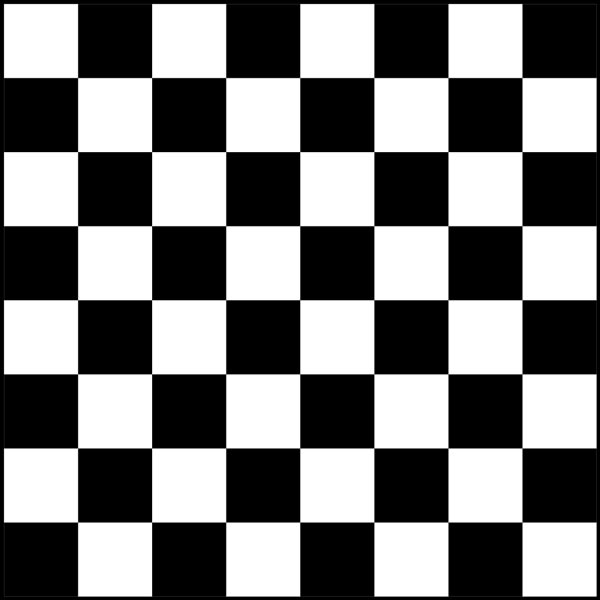
#> input picture Corner Detector Deep Dive_Project 15/chessboardtessellation_input.jpg, 600 x 600 px, found by its file name
$ python main.py   (older library calls are emulated)
#> lines starting #> are read from the running program, lines starting #| are printed output that depends on the picture; after the words box and inside, x2 and y2 are one past the last pixel; in counts of white or black regions, pixels touching at a corner belong together
import cv2
import numpy as np
import os

# =====================================================
# CONFIGURATION
# =====================================================

IMAGE_PATH = r"C:\Users\Khushboo\Desktop\CV Projects\Corner Detector Deep Dive_Project 15\chessboardtessellation_input.jpg"

OUTPUT_DIR = "outputs"

os.makedirs(OUTPUT_DIR, exist_ok=True)

# =====================================================
# LOAD IMAGE
# =====================================================

img = cv2.imread(IMAGE_PATH)
#> img is the input picture: shape (600, 600, 3); min 0, max 255, mean 124.5

if img is None:
    raise Exception(
        f"\nCould not load image:\n{IMAGE_PATH}\n"
    )

gray = cv2.cvtColor(img, cv2.COLOR_BGR2GRAY)

print("\n[INFO] Image Loaded Successfully")
print("[INFO] Shape:", gray.shape)
#| [INFO] Shape: (600, 600)

# =====================================================
# STEP 1 : COMPUTE IMAGE GRADIENTS
# =====================================================

Ix = cv2.Sobel(
    gray,
    cv2.CV_64F,
    1,
    0,
    ksize=3
)

Iy = cv2.Sobel(
    gray,
    cv2.CV_64F,
    0,
    1,
    ksize=3
)

# =====================================================
# STEP 2 : STRUCTURE TENSOR
# =====================================================

Ixx = Ix * Ix
Iyy = Iy * Iy
Ixy = Ix * Iy

Ixx = cv2.GaussianBlur(Ixx, (5, 5), 1)
Iyy = cv2.GaussianBlur(Iyy, (5, 5), 1)
Ixy = cv2.GaussianBlur(Ixy, (5, 5), 1)

# =====================================================
# STEP 3 : EIGENVALUES
# =====================================================

trace = Ixx + Iyy

det = (Ixx * Iyy) - (Ixy * Ixy)

temp = np.sqrt(
    np.maximum(
        trace * trace - 4 * det,
        0
    )
)

lambda1 = (trace + temp) / 2
lambda2 = (trace - temp) / 2

# =====================================================
# SAVE HEATMAP FUNCTION
# =====================================================

def save_heatmap(data, path):

#> called with path = 'outputs/lambda1_heatmap.jpg'
    normalized = cv2.normalize(
        data,
        None,
        0,
        255,
        cv2.NORM_MINMAX
    )

    normalized = normalized.astype(np.uint8)

    heatmap = cv2.applyColorMap(
        normalized,
        cv2.COLORMAP_JET
    )

    cv2.imwrite(path, heatmap)

    return heatmap

# =====================================================
# λ1 HEATMAP
# =====================================================

heat_lambda1 = save_heatmap(
    lambda1,
    os.path.join(
        OUTPUT_DIR,
        "lambda1_heatmap.jpg"
    )
)

# =====================================================
# λ2 HEATMAP
# =====================================================

heat_lambda2 = save_heatmap(
    lambda2,
    os.path.join(
        OUTPUT_DIR,
        "lambda2_heatmap.jpg"
    )
)

print("[INFO] Eigenvalue Heatmaps Saved")

# =====================================================
# STEP 4 : HARRIS RESPONSE
# =====================================================

k = 0.04

R = det - k * (trace ** 2)

heat_harris = save_heatmap(
    R,
    os.path.join(
        OUTPUT_DIR,
        "harris_response_heatmap.jpg"
    )
)
#> call 3 of save_heatmap, with path = 'outputs/harris_response_heatmap.jpg'
#> in save_heatmap (call 3), `heatmap = cv2.applyColorMap( normalized, cv2.COLORMAP_JET )`:
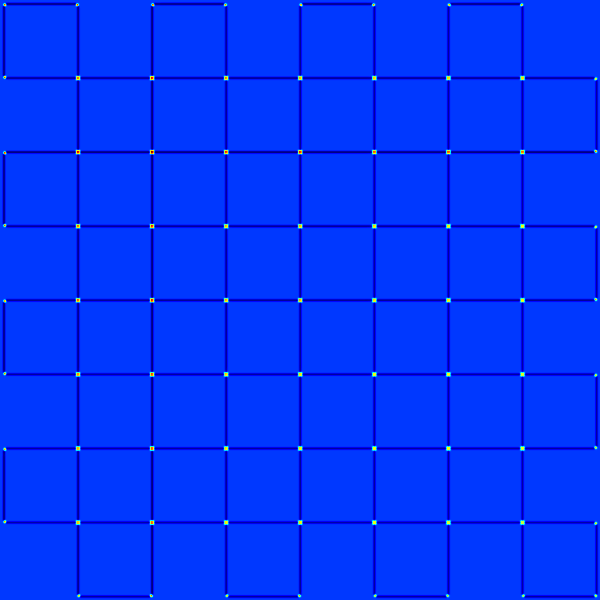
#> heatmap: shape (600, 600, 3); mean B, G, R 250.8, 52.1, 0.4

# =====================================================
# STEP 5 : HARRIS CORNERS + NMS
# =====================================================

harris_img = img.copy()

threshold_harris = 0.02 * R.max()
#> threshold_harris = 1.32e+09

harris_count = 0

for y in range(1, R.shape[0] - 1):

    for x in range(1, R.shape[1] - 1):

        if R[y, x] > threshold_harris:

            patch = R[
                y - 1:y + 2,
                x - 1:x + 2
            ]

            if R[y, x] == patch.max():

                cv2.circle(
                    harris_img,
                    (x, y),
                    4,
                    (0, 0, 255),
                    -1
                )

                harris_count += 1
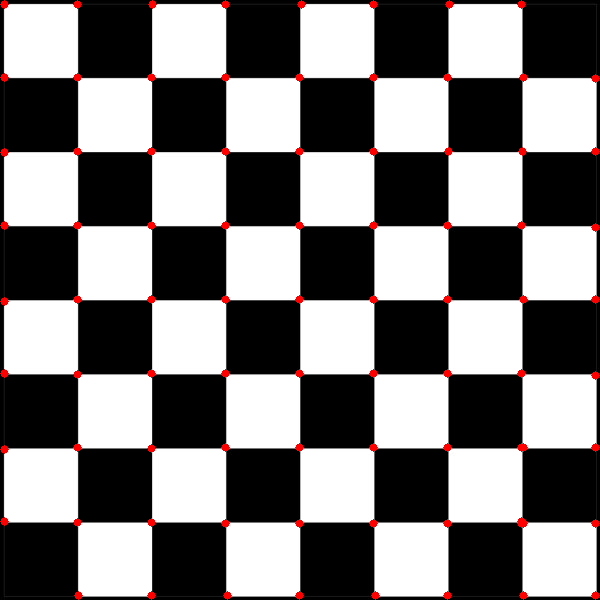
#> harris_img: shape (600, 600, 3); 1.09% of pixels changed, all inside (x1, y1, x2, y2) = (0, 0, 600, 600)
#> after the loop, harris_count = 82

cv2.imwrite(
    os.path.join(
        OUTPUT_DIR,
        "harris.jpg"
    ),
    harris_img
)

print(
    "[INFO] Harris Corners:",
    harris_count
)
#| [INFO] Harris Corners: 82

# =====================================================
# STEP 6 : SHI TOMASI
# =====================================================

shi_response = np.minimum(
    lambda1,
    lambda2
)

shi_img = img.copy()

threshold_shi = 0.05 * shi_response.max()
#> threshold_shi = 13314.4

shi_count = 0

for y in range(
        1,
        shi_response.shape[0] - 1
):

    for x in range(
            1,
            shi_response.shape[1] - 1
    ):

        if shi_response[y, x] > threshold_shi:

            patch = shi_response[
                y - 1:y + 2,
                x - 1:x + 2
            ]

            if shi_response[y, x] == patch.max():

                cv2.circle(
                    shi_img,
                    (x, y),
                    4,
                    (0, 255, 0),
                    -1
                )

                shi_count += 1
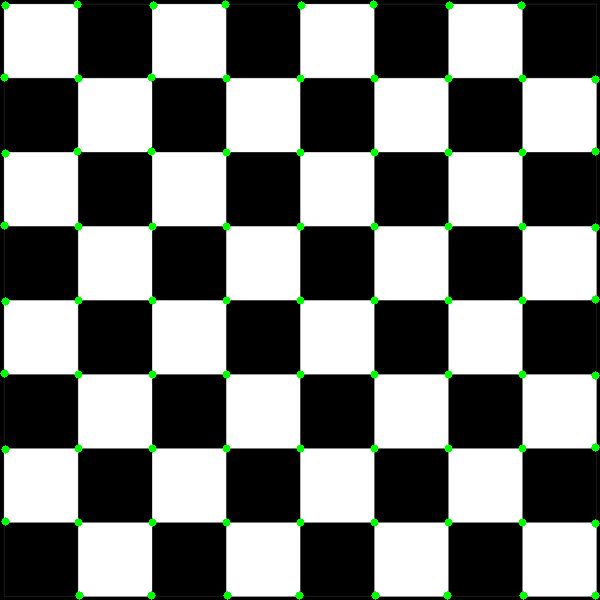
#> shi_img: shape (600, 600, 3); 1.08% of pixels changed, all inside (x1, y1, x2, y2) = (0, 0, 600, 600)
#> after the loop, shi_count = 79

cv2.imwrite(
    os.path.join(
        OUTPUT_DIR,
        "shi_tomasi.jpg"
    ),
    shi_img
)

print(
    "[INFO] Shi-Tomasi Corners:",
    shi_count
)
#| [INFO] Shi-Tomasi Corners: 79

# =====================================================
# STEP 7 : FAST DETECTOR
# =====================================================

fast = cv2.FastFeatureDetector_create(
    threshold=20,
    nonmaxSuppression=True
)

keypoints = fast.detect(
    gray,
    None
)
#> keypoints = 171 keypoints; strongest (x, y, size): (595, 595, 7), (595, 447, 7), (447, 595, 7), (5, 5, 7)

fast_img = cv2.drawKeypoints(
    img,
    keypoints,
    None,
    color=(255, 0, 0)
)

cv2.imwrite(
    os.path.join(
        OUTPUT_DIR,
        "fast.jpg"
    ),
    fast_img
)

print(
    "[INFO] FAST Keypoints:",
    len(keypoints)
)
#| [INFO] FAST Keypoints: 171

# =====================================================
# STEP 8 : COMPARISON PANEL
# =====================================================

harris_resized = cv2.resize(
    harris_img,
    (600, 450)
)

shi_resized = cv2.resize(
    shi_img,
    (600, 450)
)

fast_resized = cv2.resize(
    fast_img,
    (600, 450)
)

lambda_resized = cv2.resize(
    heat_lambda1,
    (600, 450)
)
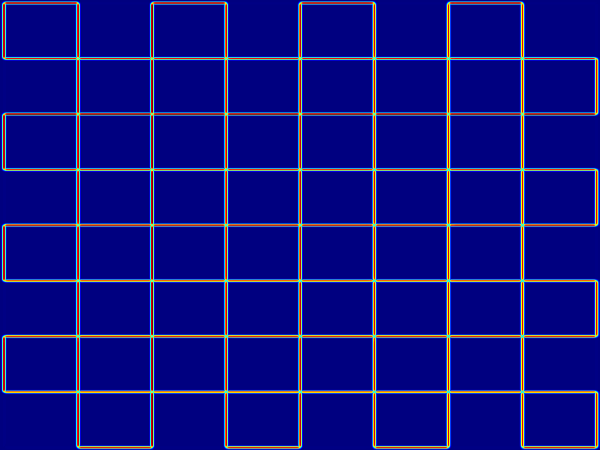
#> lambda_resized: shape (450, 600, 3); mean B, G, R 128.4, 15, 15.7

top = np.hstack(
    [
        harris_resized,
        shi_resized
    ]
)
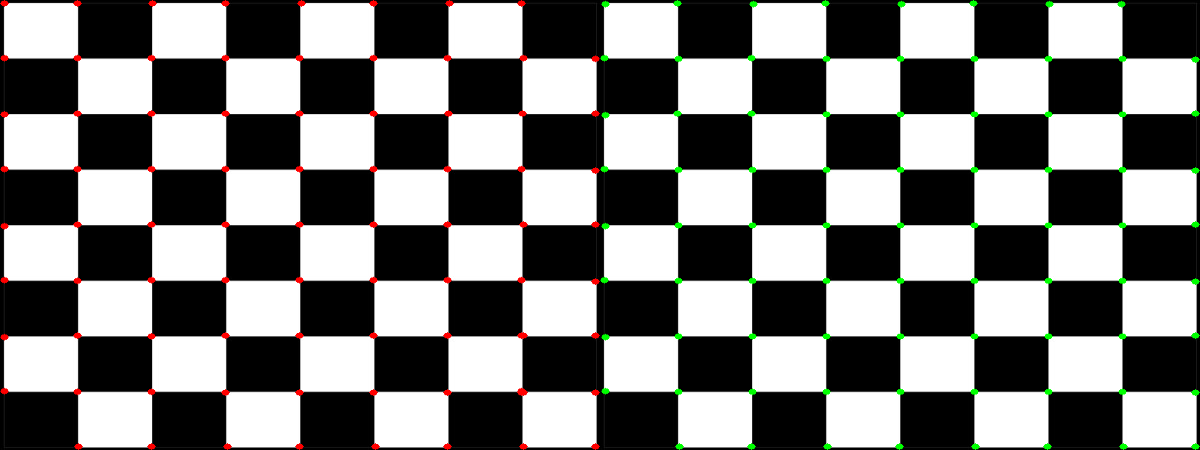
#> top: shape (450, 1200, 3); mean B, G, R 123.2, 124.6, 124.6

bottom = np.hstack(
    [
        fast_resized,
        lambda_resized
    ]
)
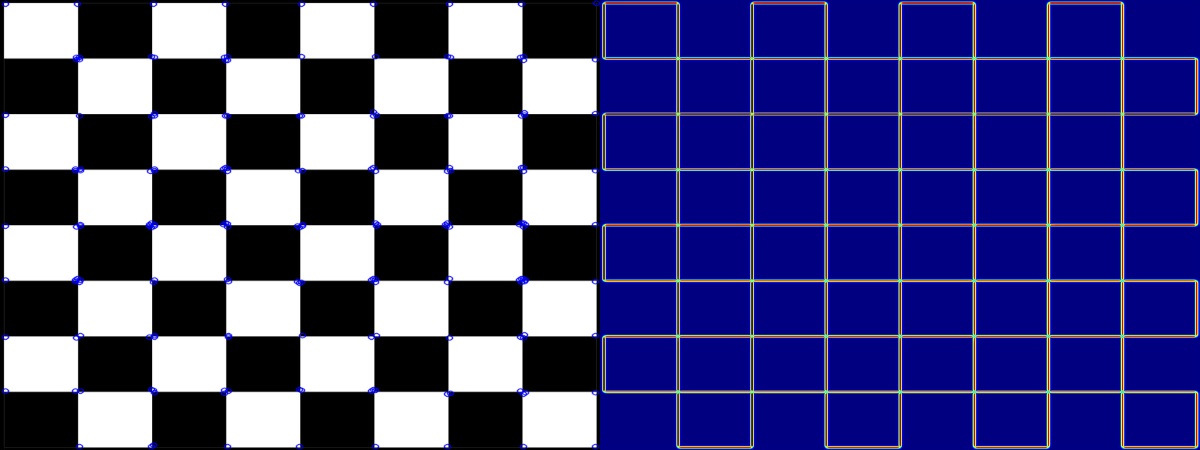
#> bottom: shape (450, 1200, 3); mean B, G, R 127.1, 69.2, 69.6

comparison = np.vstack(
    [
        top,
        bottom
    ]
)
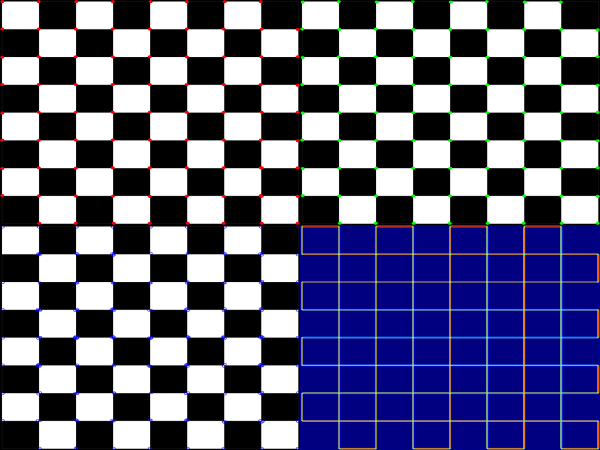
#> comparison: shape (900, 1200, 3) (shown at 1/2 size); mean B, G, R 125.1, 96.9, 97.1

cv2.imwrite(
    os.path.join(
        OUTPUT_DIR,
        "comparison.jpg"
    ),
    comparison
)

# =====================================================
# DISPLAY RESULTS
# =====================================================

cv2.imshow(
    "Corner Detector Comparison",
    comparison
)

cv2.waitKey(0)
cv2.destroyAllWindows()

# =====================================================
# SUMMARY
# =====================================================

print("\n")
print("=" * 50)
print("PROJECT 15 RESULTS")
print("=" * 50)

print("Harris Corners   :", harris_count)
#| Harris Corners   : 82
print("Shi-Tomasi       :", shi_count)
#| Shi-Tomasi       : 79
print("FAST Keypoints   :", len(keypoints))
#| FAST Keypoints   : 171

print("=" * 50)

print("\nOutput Folder:")

print(
    os.path.abspath(
        OUTPUT_DIR
    )
)
